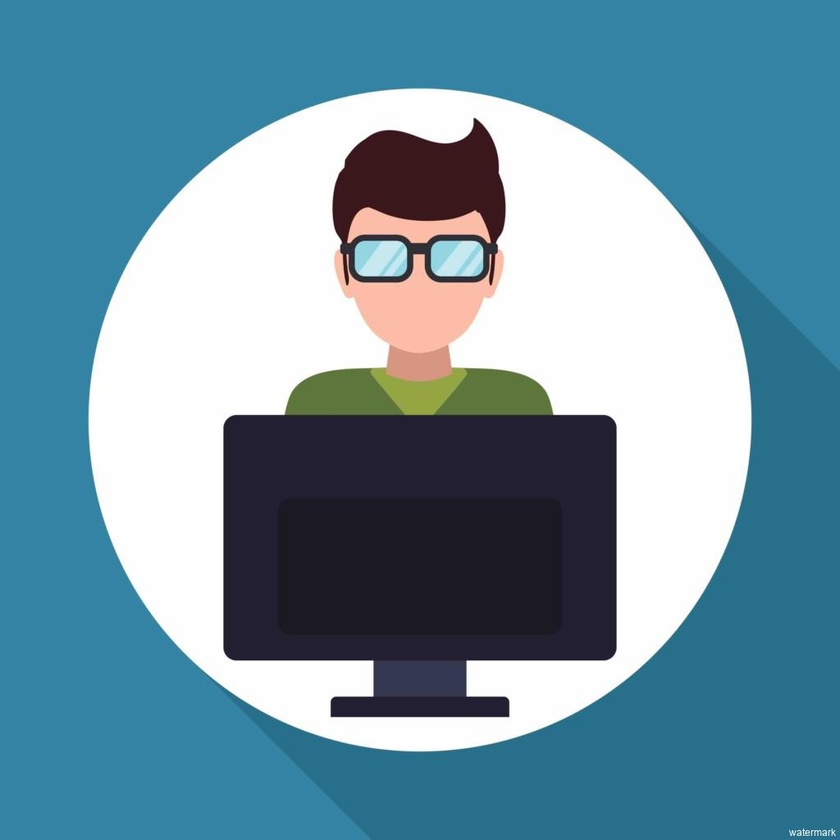
#> input picture watermark/s.jpg, 840 x 840 px, shrunk from 1024 x 1024 before the run
$ python textonimg.py   (older library calls are emulated)
#> lines starting #> are read from the running program, lines starting #| are printed output that depends on the picture
from PIL import Image, ImageDraw, ImageFont

image = Image.open('s.jpg')
#> image is the input picture: PIL image 840x840 RGB; mean R, G, B 109, 146.5, 163.5
width, height = image.size
#> width = 840; height = 840

draw = ImageDraw.Draw(image)
text = "watermark"

font = ImageFont.truetype('arial.ttf', 72)
textwidth, textheight = draw.textsize(text, font)
#> textwidth = 336; textheight = 67

# calculate the x,y coordinates of the text
margin = 5
x = width - textwidth - margin
#> x = 499
y = height - textheight - margin
#> y = 768

# draw watermark in the bottom right corner
draw.text((x, y), text, font=font)

image.save('s.jpg')
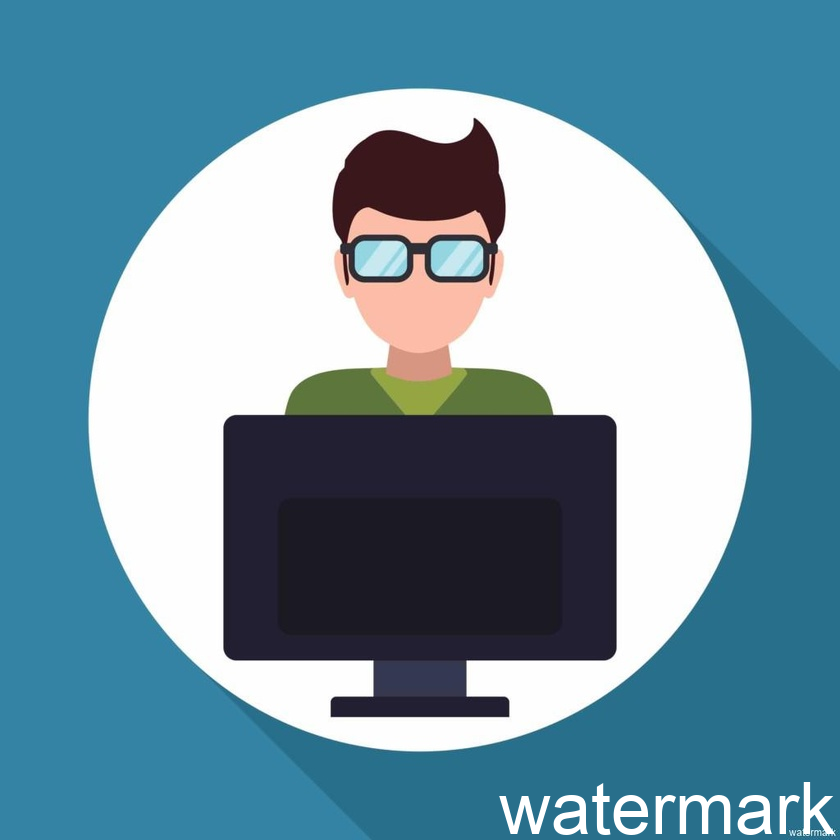
#> saved as s.jpg: PIL image 840x840 RGB; mean R, G, B 110.7, 147.6, 164.4
